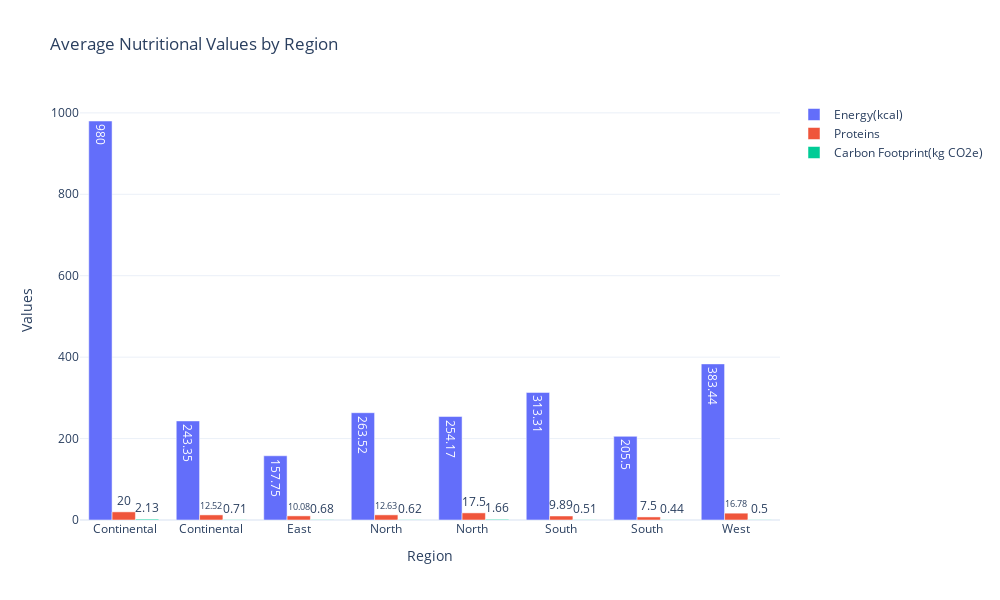

Notebook cell for this chart:
### Code cell
regional_analysis = df.groupby('Region')[nutrition_cols].mean().reset_index()

fig = go.Figure()
metrics = ['Energy(kcal)', 'Proteins', 'Carbon Footprint(kg CO2e)']

for metric in metrics:
    fig.add_trace(go.Bar(
        name=metric,
        x=regional_analysis['Region'],
        y=regional_analysis[metric],
        text=regional_analysis[metric].round(2),
        textposition='auto',
    ))

fig.update_layout(
    title='Average Nutritional Values by Region',
    barmode='group',
    xaxis_title='Region',
    yaxis_title='Values',
    template='plotly_white',
    width=1000,
    height=600
)
fig.show()

### Figure 1 — Plotly figure (JSON) as saved in the notebook; plotly's stock layout.template omitted (floating-point values rounded to 4 significant figures)
{"data": [{"name": "Energy(kcal)", "text": [980, 243.3, 157.8, 263.5, 254.2, 313.3, 205.5, 383.4], "textposition": "auto", "type": "bar", "x": [" Continental", "Continental", "East", "North", "North ", "South", "South ", "West"], "y": [980, 243.3, 157.8, 263.5, 254.2, 313.3, 205.5, 383.4]}, {"name": "Proteins", "text": [20, 12.52, 10.08, 12.63, 17.5, 9.89, 7.5, 16.78], "textposition": "auto", "type": "bar", "x": [" Continental", "Continental", "East", "North", "North ", "South", "South ", "West"], "y": [20, 12.52, 10.08, 12.63, 17.5, 9.89, 7.5, 16.78]}, {"name": "Carbon Footprint(kg CO2e)", "text": [2.13, 0.71, 0.68, 0.62, 1.66, 0.51, 0.44, 0.5], "textposition": "auto", "type": "bar", "x": [" Continental", "Continental", "East", "North", "North ", "South", "South ", "West"], "y": [2.13, 0.7134, 0.6835, 0.6153, 1.663, 0.5124, 0.439, 0.5045]}], "layout": {"barmode": "group", "height": 600, "title": {"text": "Average Nutritional Values by Region"}, "width": 1000, "xaxis": {"title": {"text": "Region"}}, "yaxis": {"title": {"text": "Values"}}}}
